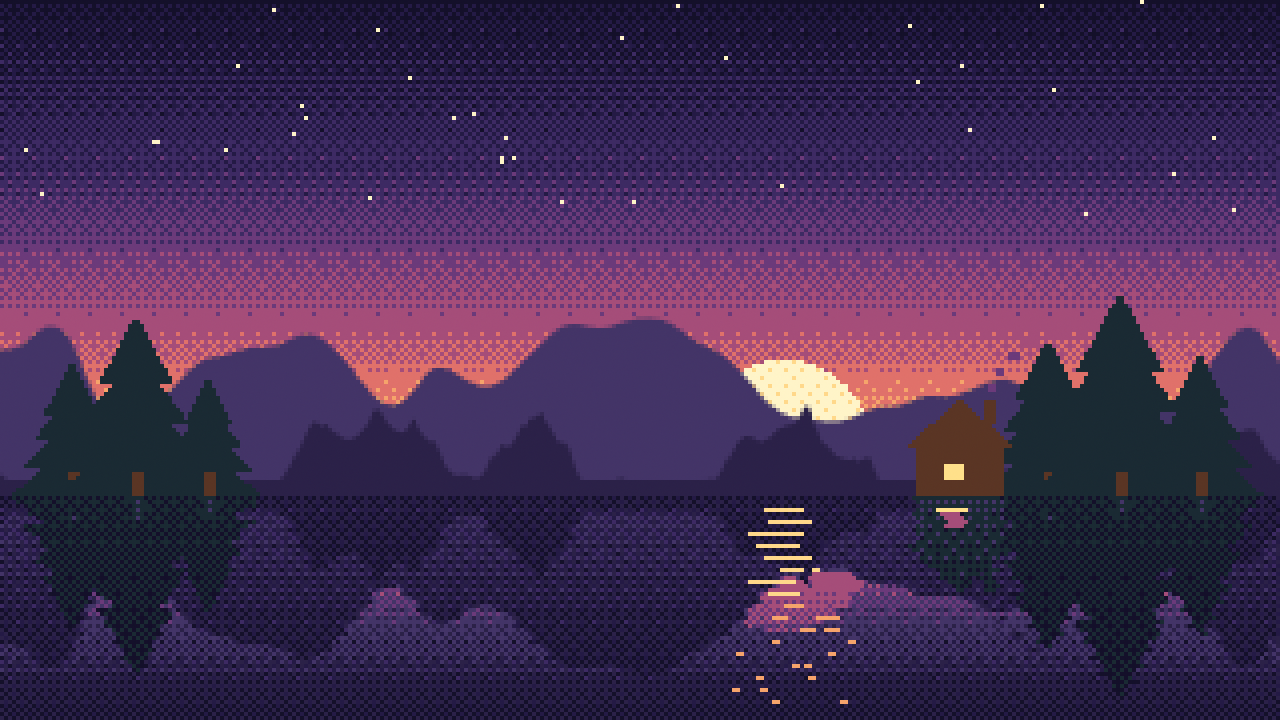

Generate this figure with Python:
# Pixel art: 320x180, 16-colour palette, ordered dithering, exported 4x without smoothing.
import numpy as np
from atelier import *

PAL = ["#14102a", "#241a45", "#3d2a63", "#6b3a7a", "#a54d79", "#e0716a", "#f6a46b", "#ffd88a",
       "#fff4c8", "#2b2148", "#433467", "#1a2a33", "#21403a", "#2f6050", "#5a3524", "#ffe08a"]
c = Canvas(320, 180, pixel=True)
sky = c.cur
sky.fill(gradient([(0, PAL[0]), (0.25, PAL[2]), (0.45, PAL[4]), (0.6, PAL[6]), (0.68, PAL[7])]))
sky.circle(196, 112, 22, fill=PAL[8])                                    # setting sun
sky.apply(pixelate(1, PAL[:9], dither="bayer", strength=0.35))
c.layer().scatter("square", 40, region=top(0.3), size=(1, 1), color=PAL[8], seed=SEED)  # stars

far = fbm(3, 3, seed=SEED + 2).ridge_line(0.52, 0.22)
c.layer().fill_below(far, PAL[10])
near = ridged(4, 4, seed=SEED + 4).ridge_line(0.64, 0.16)
c.layer().fill_below(near, PAL[9])
land = c.layer()
land.rect(0, 120, 320, 60, fill=PAL[9])                                   # shore line base
for x, h in [(18, 34), (34, 46), (52, 30), (262, 40), (280, 52), (300, 36)]:   # pines
    for k in range(4):
        w = h * (0.45 - k * 0.08)
        land.polygon([(x - w, 124 - k * h / 5), (x + w, 124 - k * h / 5), (x, 124 - k * h / 5 - h / 2.6)], fill=PAL[11])
    land.rect(x - 1, 118, 3, 7, fill=PAL[14])
land.polygon([(226, 112), (240, 100), (254, 112)], fill=PAL[14])         # cabin
land.rect(229, 112, 22, 12, fill=PAL[14])
land.rect(236, 116, 5, 4, fill=PAL[15])                                   # lit window
land.rect(246, 100, 3, 6, fill=PAL[14])                                   # chimney + smoke
for k, (dx, dy) in enumerate([(0, 0), (2, -4), (5, -8), (9, -11), (14, -13)]):
    land.rect(247 + dx, 96 + dy, 2 + k // 2, 2, fill=PAL[3 + (k > 2)])

# lake: mirrored scene with ripples, darkened
img = c.flatten()
mir = img[60:124][::-1].copy()
ys = np.arange(len(mir))
for i in ys[::2]:                                                         # 1px ripples on every other row
    mir[i] = np.roll(mir[i], 1 if (i // 2) % 2 else -1, axis=0)
depth = np.linspace(0.75, 0.12, len(mir))[:, None, None] ** 1.3          # Fresnel: weaker reflection up close
mir[..., :3] = mir[..., :3] * depth + np.array([0.05, 0.07, 0.16]) * (1 - depth)
lake = np.zeros_like(img)
lake[124:124 + len(mir)] = mir[:180 - 124]
lake[124:, :, 3] = 1
water = c.layer()
water.rgba = lake
water.apply(pixelate(1, [PAL[i] for i in (0, 1, 2, 3, 4, 9, 10, 11)], dither="bayer", strength=0.3))  # water: cool sub-palette
rng = np.random.default_rng(SEED)
for y in range(127, 176, 3):                                              # sparse sun glints, wider near shore
    for _ in range(2):
        half = max(1, int((180 - y) / 8 * rng.uniform(0.4, 1.0)))
        x = 196 + int(rng.normal(0, 3 + (y - 124) / 6))
        water.line(x - half, y, x + half, y, stroke=PAL[7] if y < 150 else PAL[6], width=1)
water.line(234, 127, 242, 127, stroke=PAL[15], width=1)                   # window reflection
c.save(__file__[:-3] + ".png", scale=4)
